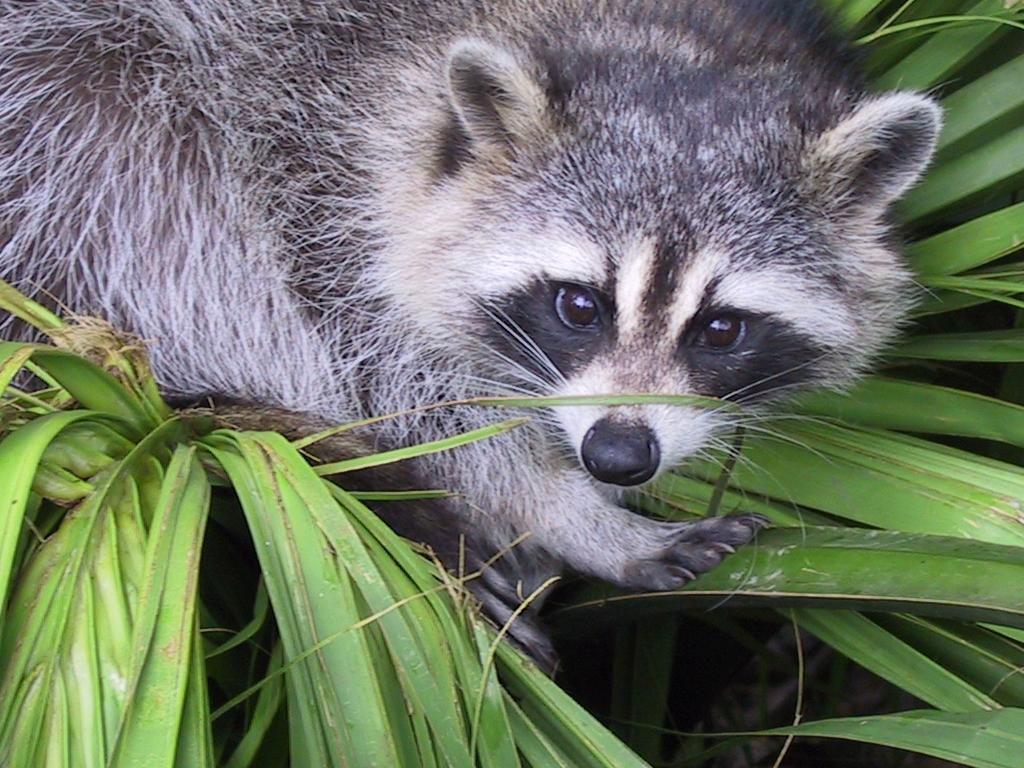
#> input picture Array-1/ex04/animal.jpeg, 1024 x 768 px
$ python rotate.py
#> lines starting #> are read from the running program, lines starting #| are printed output that depends on the picture
### Array-1/ex02/load_image.py
import numpy as np
import cv2


def ft_load(path: str) -> np.array:
    """
        This function takes a path to a image file
        and returns a numpy array filed with pixel
        values of the image.
    """
#> called with path = './animal.jpeg'
    try:
        open(path, 'r')
        a = np.array(cv2.imread(path))
#> a is the input picture: shape (768, 1024, 3); mean B, G, R 102.1, 117.7, 110.7
        print(f"Shape of the image is {a.shape}")
#| Shape of the image is (768, 1024, 3)
        return a
    except FileNotFoundError as e:
        print(f"Error: File '{path}' does not exist.")
        exit(e.errno)
    except Exception as e:
        print(f"Error: {e}.")
        exit(e.errno)

### Array-1/ex04/rotate.py
import os
import cv2
from load_image import ft_load
import sys


def main(image_path: str = "./animal.jpeg"):
    """
    This function loads an image and crops it to a specific region.
    Transpose the image and display it.
    """

    if not os.path.exists(image_path):
        print(f"Error: File '{image_path}' does not exist.")
        return
    img = ft_load(image_path)
    if img is None:
        print("""
Error: Unable to load image. Check the file path and file integrity.""")
        return
    h, w = img.shape[:2]
#> h = 768; w = 1024
    ci = img[int(h/4)-50:int(h/4)+350, int(w/4)+170:int(w/4)+570]
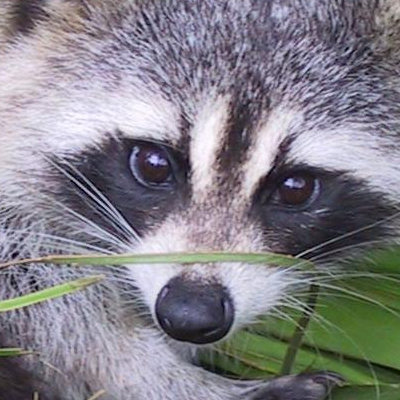
#> ci: shape (400, 400, 3); mean B, G, R 136, 128.4, 130.9
    ci = cv2.cvtColor(ci, cv2.COLOR_BGR2GRAY)
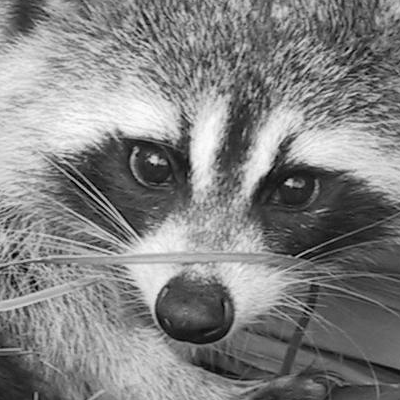
#> ci: shape (400, 400); min 0, max 253, mean 130
    single_column = ci.reshape(400, 400, 1)

    print(f"The shape of image is: {single_column.shape}")
#| The shape of image is: (400, 400, 1)
    print(single_column)
#> (printed output is left out)
    print(f"New shape after Transpose: {ci.T.shape}")
#| New shape after Transpose: (400, 400)
    print(ci.T)
#> (printed output is left out)

    cv2.imshow("Zoomed", ci.T)
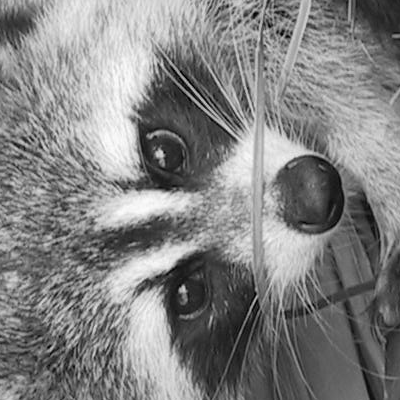
#> window 'Zoomed': shape (400, 400); min 0, max 253, mean 130
    cv2.waitKey(0)
    cv2.destroyAllWindows()


if __name__ == "__main__":
    if len(sys.argv) == 2:
        main(sys.argv[1])
    else:
        main()
